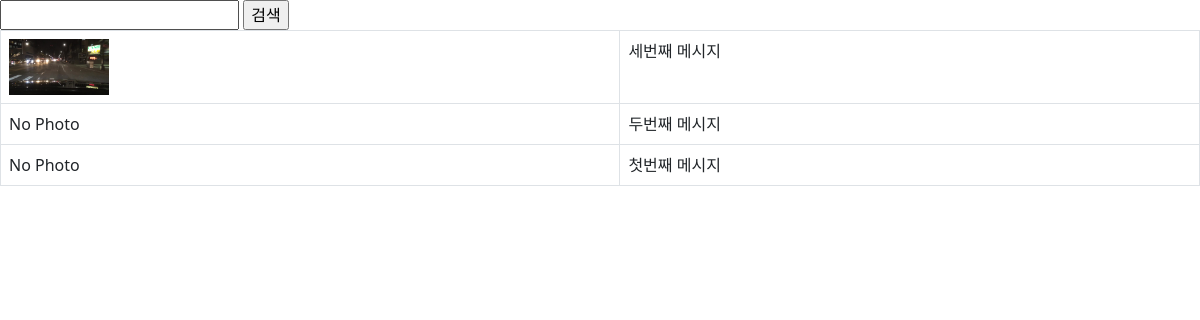
Page /instargram/ on the earlier database version.
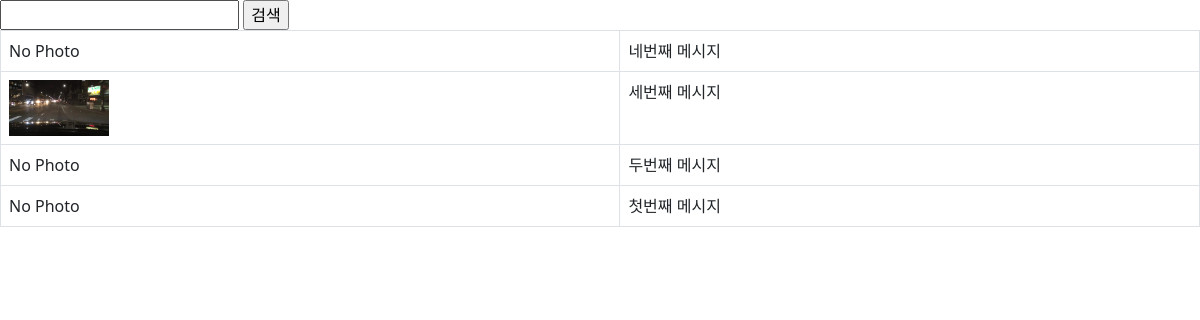
Same page on the later database version.
### instargram/models.py (models this page shows, shortened)
class Post(models.Model):
    author = models.ForeignKey(settings.AUTH_USER_MODEL, on_delete=models.CASCADE)
    message = models.TextField()  # 내용.
    photo = models.ImageField(blank=True, upload_to='instargram/post/%Y/%m/%d')
    tag_set = models.ManyToManyField('Tag', blank=True)
    is_public = models.BooleanField(default=False, verbose_name='공개여부')
    created_at = models.DateTimeField(auto_now_add=True)  # 데이터를 추가한 시간
    updated_at = models.DateTimeField(auto_now=True)  # 현재 시간
    class Meta:
        ordering = ['-id']

### instargram/views.py (the view)
# urls.py: path('', views.post_list, name='post_list'),
def post_list(request):
    qs = Post.objects.all()
    q = request.GET.get('q', '')
    if q:
        qs = qs.filter(message__icontains=q)
    return render(request, 'instargram/post_list.html', {
        'post_list': qs,
        'q': q,
    })

### instargram/templates/instargram/post_list.html (shortened to what this page needs)
<!doctype html>
<html lang="ko">
<head>
    <link href="https://cdn.jsdelivr.net/npm/bootstrap@5.2.1/dist/css/bootstrap.min.css" rel="stylesheet">
</head>
<body>
    <form action="" method="get">
        <input type="text" name="q" value="{{ q }}"/>
        <input type="submit" value="검색"/>
    </form>
    <table class="table table-bordered table-hover">
        <tbody>
        {% for post in post_list %}
            <tr>
                <td>
                    {% if post.photo %}
                        <img src="{{ post.photo.url }}" style="width: 100px;"/>
                    {% else %}
                        No Photo
                    {% endif %}
                </td>
                <td>
                    {{ post.message }}
                </td>
            </tr>
        {% endfor %}
        </tbody>
    </table>
</body>
</html>

Differences in the rows shown:
added Post: photo "No Photo", message "네번째 메시지"
